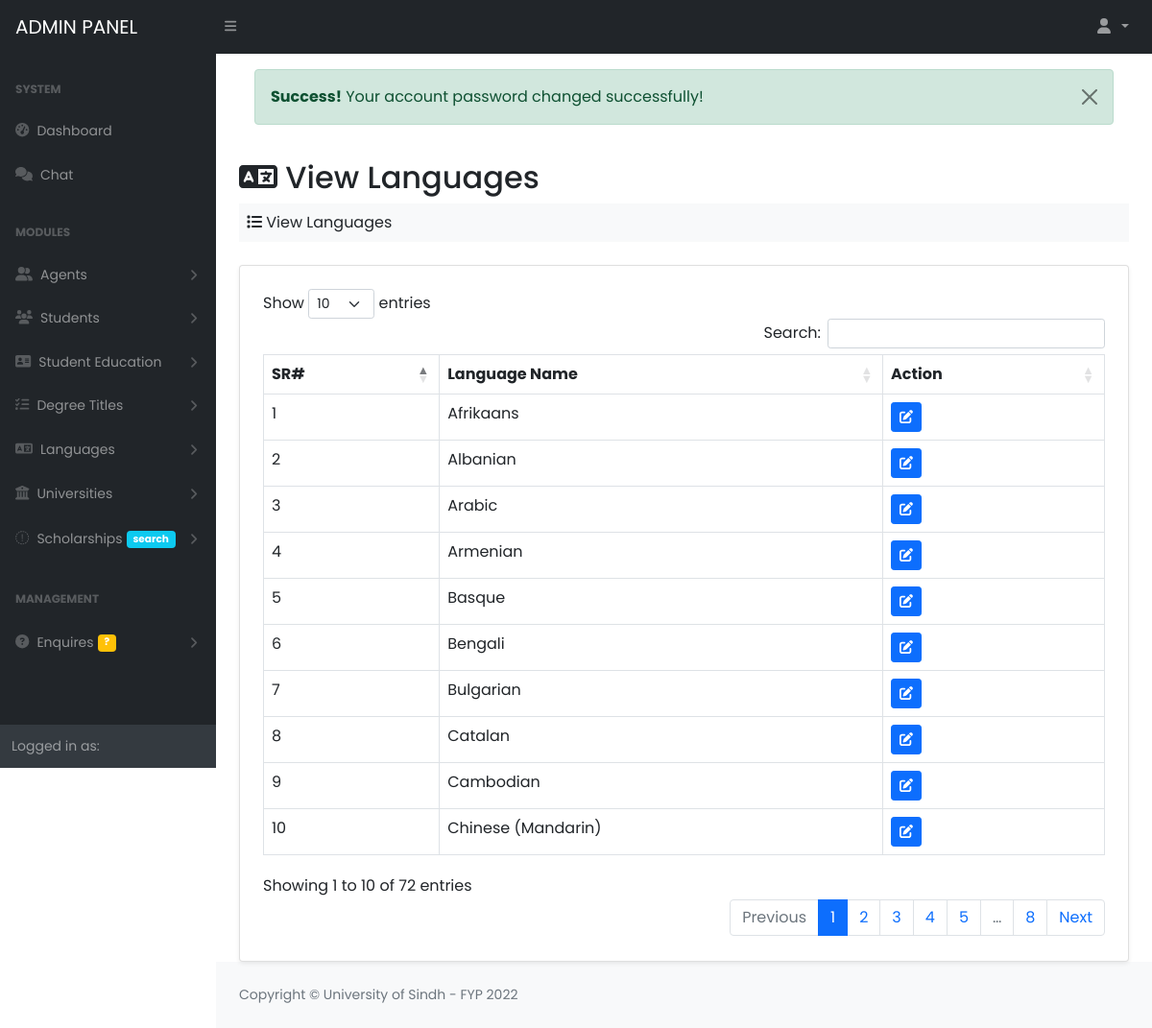
The app's page /Project/admin/view_languages.php (signed in) with its own data.
### tables this page shows
CREATE TABLE `languages` (
  `lang_id` int(11) NOT NULL AUTO_INCREMENT,
  `lang_name` varchar(50) DEFAULT NULL,
  PRIMARY KEY (`lang_id`)
);

### Project/database/database.php (called while the page is built, shortened)
<?php
class Database
{
	private $db_host = "localhost";
	private $db_user = "root";
	private $db_pass = "";
	private $db_name = "fyp_cms";
	public $connection = null;
	public function __construct()
	{
		$this->connection = mysqli_connect($this->db_host, $this->db_user, $this->db_pass, $this->db_name);
	}
	public function executeQuery($query)
	{
		$this->query = $query;
		$this->result = mysqli_query($this->connection, $this->query);
		return $this->result;
	}
}
?>

### Project/admin/view_languages.php (the view)
<?php  include_once("includes/header.php"); ?>
 <?php  include_once("includes/nav.php"); ?>
 <div id="layoutSidenav">
         <?php include_once("includes/sidebar.php") ?>
         <div id="layoutSidenav_content">
             <main>
                 <div class="container-fluid px-4">
                     <div class="p-3"><?php require_once("includes/messages.php") ?></div>
                     <h2 class="mt-1"><i class="fa fa-language"></i> View Languages</h2>
                     <ol class="breadcrumb mb-4 bg-light p-2">
                         <li class="breadcrumb-item"><i class="fa fa-list"></i> View Languages</li>
                     </ol>
                     <div class="card shadow-sm bg-white p-2">
                         <div class="card-body p-3">
                            <table class="table table-bordered table-hover " id="table">
                                 <thead>
                                     <tr>
                                         <th>SR#</th>
                                         <th>Language Name</th>
                                         <th>Action</th>
                                     </tr>
                                 </thead>
                                 <tbody>
                                     <?php
                                         $query = "SELECT * FROM languages";
                                         $result = $db->executeQuery($query);
                                         if($result->num_rows){
                                             $a = 0;
                                             while($row = mysqli_fetch_assoc($result)){
                                                 ?>
                                                 <tr>
                                                     <td><?php echo ++$a ?></td>
                                                     <td><?php echo $row['lang_name'] ?></td>
                                                     <td>
                                                     <a href="edit_language?id=<?php echo $row['lang_id'] ?>" class="btn btn-primary btn-sm"><i class="fa fa-edit"></i></a>
                                                     </td>
                                                 </tr>
                                                 <?php
                                             }
                                         }
                                     ?>
                                 </tbody>
                            </table>
                         </div>
                     </div>
                 </div>
             </main>
 <?php  include_once("includes/footer.php") ?>

### Project/admin/includes/header.php (style rules this page uses)
body { font-family: 'Poppins', sans-serif; }

### records on screen
languages: lang_name "Afrikaans"
languages: lang_name "Albanian"
languages: lang_name "Arabic"
languages: lang_name "Armenian"
languages: lang_name "Basque"
languages: lang_name "Bengali"
languages: lang_name "Bulgarian"
languages: lang_name "Catalan"
languages: lang_name "Cambodian"
languages: lang_name "Chinese (Mandarin)"

### other values on screen
$_SESSION['success'] "Your account password changed successfully!"
